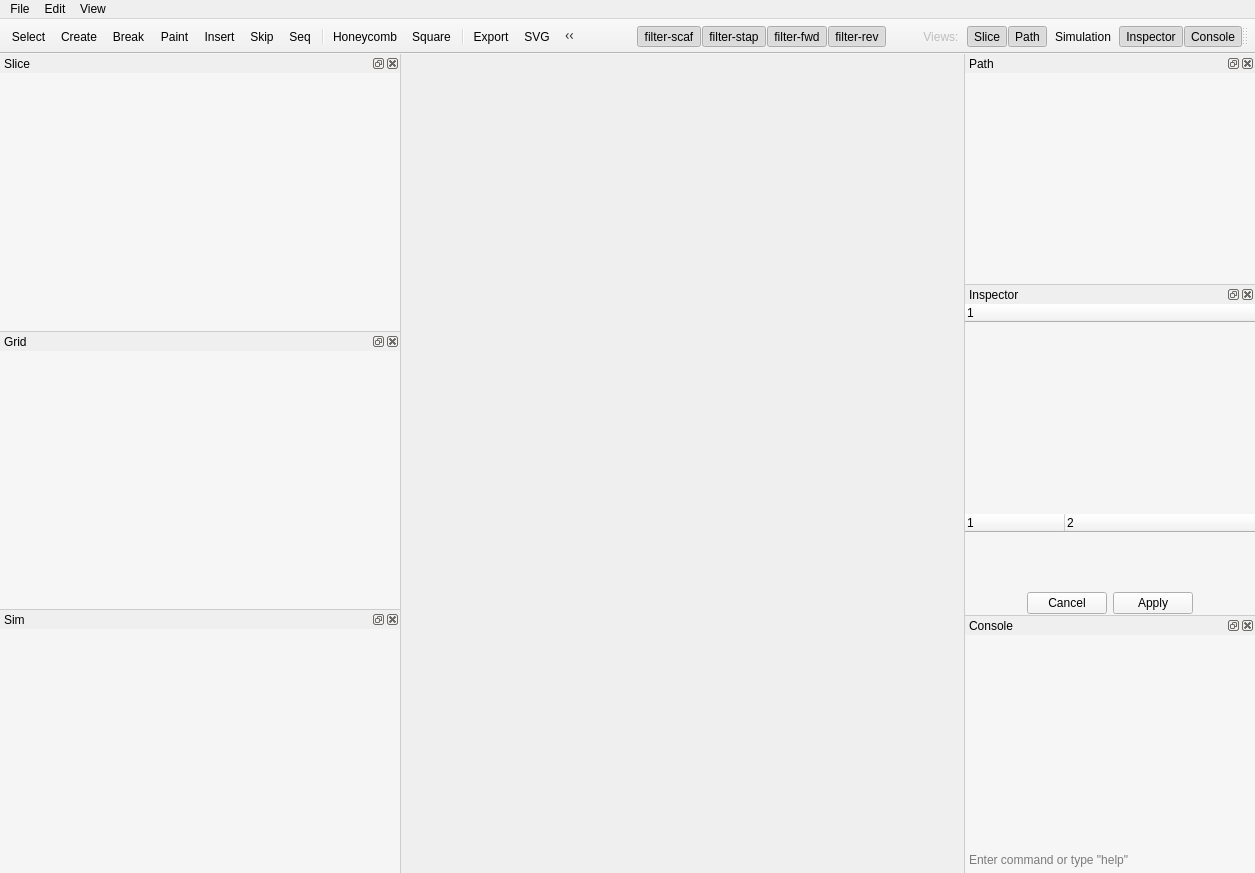
<?xml version="1.0" encoding="UTF-8"?>
<ui version="4.0">
 <class>MainWindow</class>
 <widget class="QMainWindow" name="MainWindow">
  <property name="geometry">
   <rect>
    <x>0</x>
    <y>0</y>
    <width>1255</width>
    <height>873</height>
   </rect>
  </property>
  <property name="contextMenuPolicy">
   <enum>Qt::NoContextMenu</enum>
  </property>
  <property name="windowTitle">
   <string>cadnano</string>
  </property>
  <property name="statusTip">
   <string/>
  </property>
  <property name="styleSheet">
   <string notr="true">QMainWindow::separator {background: #cccccc; width: 1px; height: 1px;}</string>
  </property>
  <property name="iconSize">
   <size>
    <width>32</width>
    <height>32</height>
   </size>
  </property>
  <property name="tabShape">
   <enum>QTabWidget::Rounded</enum>
  </property>
  <property name="dockNestingEnabled">
   <bool>true</bool>
  </property>
  <property name="dockOptions">
   <set>QMainWindow::AllowNestedDocks|QMainWindow::AllowTabbedDocks|QMainWindow::AnimatedDocks</set>
  </property>
  <property name="unifiedTitleAndToolBarOnMac">
   <bool>true</bool>
  </property>
  <widget class="QWidget" name="centralwidget">
   <property name="autoFillBackground">
    <bool>false</bool>
   </property>
  </widget>
  <widget class="QToolBar" name="main_toolbar">
   <property name="sizePolicy">
    <sizepolicy hsizetype="Preferred" vsizetype="Fixed">
     <horstretch>0</horstretch>
     <verstretch>0</verstretch>
    </sizepolicy>
   </property>
   <property name="font">
    <font>
     <pointsize>8</pointsize>
     <stylestrategy>PreferAntialias</stylestrategy>
    </font>
   </property>
   <property name="windowTitle">
    <string>Main Toolbar</string>
   </property>
   <property name="movable">
    <bool>false</bool>
   </property>
   <property name="iconSize">
    <size>
     <width>20</width>
     <height>20</height>
    </size>
   </property>
   <property name="toolButtonStyle">
    <enum>Qt::ToolButtonTextUnderIcon</enum>
   </property>
   <attribute name="toolBarArea">
    <enum>TopToolBarArea</enum>
   </attribute>
   <attribute name="toolBarBreak">
    <bool>false</bool>
   </attribute>
   <addaction name="action_global_select"/>
   <addaction name="action_global_create"/>
   <addaction name="action_path_break"/>
   <addaction name="action_path_paint"/>
   <addaction name="action_path_insertion"/>
   <addaction name="action_path_skip"/>
   <addaction name="action_path_add_seq"/>
   <addaction name="separator"/>
   <addaction name="action_new_dnapart_honeycomb"/>
   <addaction name="action_new_dnapart_square"/>
   <addaction name="separator"/>
   <addaction name="action_export_staples"/>
   <addaction name="action_SVG"/>
  </widget>
  <widget class="QToolBar" name="filter_view_toolbar">
   <property name="windowTitle">
    <string>Filters</string>
   </property>
   <property name="layoutDirection">
    <enum>Qt::RightToLeft</enum>
   </property>
   <property name="movable">
    <bool>true</bool>
   </property>
   <property name="allowedAreas">
    <set>Qt::LeftToolBarArea|Qt::RightToolBarArea|Qt::TopToolBarArea</set>
   </property>
   <property name="iconSize">
    <size>
     <width>20</width>
     <height>20</height>
    </size>
   </property>
   <property name="toolButtonStyle">
    <enum>Qt::ToolButtonIconOnly</enum>
   </property>
   <property name="floatable">
    <bool>false</bool>
   </property>
   <attribute name="toolBarArea">
    <enum>TopToolBarArea</enum>
   </attribute>
   <attribute name="toolBarBreak">
    <bool>false</bool>
   </attribute>
   <addaction name="action_console"/>
   <addaction name="action_inspector"/>
   <addaction name="action_sim"/>
   <addaction name="action_path"/>
   <addaction name="action_slice"/>
   <addaction name="action_views_label"/>
   <addaction name="action_toolbar_spacer_2"/>
   <addaction name="action_filter_rev"/>
   <addaction name="action_filter_fwd"/>
   <addaction name="action_filter_stap"/>
   <addaction name="action_filter_scaf"/>
   <addaction name="action_toolbar_spacer_1"/>
   <addaction name="action_filter_xover"/>
   <addaction name="action_filter_endpoint"/>
   <addaction name="action_filter_helix"/>
   <addaction name="action_filters_label"/>
  </widget>
  <widget class="QMenuBar" name="menubar">
   <property name="geometry">
    <rect>
     <x>0</x>
     <y>0</y>
     <width>1255</width>
     <height>22</height>
    </rect>
   </property>
   <widget class="QMenu" name="menu_file">
    <property name="title">
     <string>File</string>
    </property>
    <addaction name="action_about"/>
    <addaction name="action_preferences"/>
    <addaction name="action_new"/>
    <addaction name="action_open"/>
    <addaction name="separator"/>
    <addaction name="action_close"/>
    <addaction name="action_save"/>
    <addaction name="action_save_as"/>
   </widget>
   <widget class="QMenu" name="menu_edit">
    <property name="title">
     <string>Edit</string>
    </property>
    <addaction name="action_copy"/>
    <addaction name="action_paste"/>
   </widget>
   <widget class="QMenu" name="menuView">
    <property name="title">
     <string>View</string>
    </property>
    <addaction name="action_slice"/>
    <addaction name="action_path"/>
    <addaction name="action_sim"/>
    <addaction name="action_inspector"/>
    <addaction name="action_console"/>
   </widget>
   <addaction name="menu_file"/>
   <addaction name="menu_edit"/>
   <addaction name="menuView"/>
  </widget>
  <widget class="QDockWidget" name="slice_dock_widget">
   <property name="minimumSize">
    <size>
     <width>200</width>
     <height>200</height>
    </size>
   </property>
   <property name="styleSheet">
    <string notr="true">background-color: #00cccc;</string>
   </property>
   <property name="windowTitle">
    <string>Slice</string>
   </property>
   <attribute name="dockWidgetArea">
    <number>1</number>
   </attribute>
   <widget class="QWidget" name="slice_dock_widget_contents">
    <layout class="QHBoxLayout" name="slice_horizontal_layout">
     <property name="leftMargin">
      <number>0</number>
     </property>
     <property name="topMargin">
      <number>0</number>
     </property>
     <property name="rightMargin">
      <number>0</number>
     </property>
     <property name="bottomMargin">
      <number>0</number>
     </property>
     <item>
      <widget class="CustomQGraphicsView" name="slice_graphics_view">
       <property name="minimumSize">
        <size>
         <width>0</width>
         <height>0</height>
        </size>
       </property>
       <property name="baseSize">
        <size>
         <width>400</width>
         <height>0</height>
        </size>
       </property>
       <property name="mouseTracking">
        <bool>true</bool>
       </property>
       <property name="focusPolicy">
        <enum>Qt::WheelFocus</enum>
       </property>
       <property name="styleSheet">
        <string notr="true">QGraphicsView { background-color: rgb(96.5%, 96.5%, 96.5%); }</string>
       </property>
       <property name="frameShape">
        <enum>QFrame::NoFrame</enum>
       </property>
       <property name="frameShadow">
        <enum>QFrame::Plain</enum>
       </property>
       <property name="lineWidth">
        <number>0</number>
       </property>
       <property name="verticalScrollBarPolicy">
        <enum>Qt::ScrollBarAlwaysOff</enum>
       </property>
       <property name="horizontalScrollBarPolicy">
        <enum>Qt::ScrollBarAlwaysOff</enum>
       </property>
       <property name="renderHints">
        <set>QPainter::Antialiasing|QPainter::HighQualityAntialiasing|QPainter::TextAntialiasing</set>
       </property>
       <property name="dragMode">
        <enum>QGraphicsView::NoDrag</enum>
       </property>
       <property name="transformationAnchor">
        <enum>QGraphicsView::AnchorUnderMouse</enum>
       </property>
       <property name="resizeAnchor">
        <enum>QGraphicsView::AnchorUnderMouse</enum>
       </property>
      </widget>
     </item>
    </layout>
   </widget>
  </widget>
  <widget class="QDockWidget" name="grid_dock_widget">
   <property name="minimumSize">
    <size>
     <width>400</width>
     <height>200</height>
    </size>
   </property>
   <property name="styleSheet">
    <string notr="true">background-color: #f5f5f5;</string>
   </property>
   <property name="features">
    <set>QDockWidget::AllDockWidgetFeatures</set>
   </property>
   <property name="windowTitle">
    <string>Grid</string>
   </property>
   <attribute name="dockWidgetArea">
    <number>1</number>
   </attribute>
   <widget class="QWidget" name="grid_dock_widget_contents">
    <layout class="QHBoxLayout" name="grid_horizontal_layout">
     <property name="leftMargin">
      <number>0</number>
     </property>
     <property name="topMargin">
      <number>0</number>
     </property>
     <property name="rightMargin">
      <number>0</number>
     </property>
     <property name="bottomMargin">
      <number>0</number>
     </property>
     <item>
      <widget class="CustomQGraphicsView" name="grid_graphics_view">
       <property name="sizePolicy">
        <sizepolicy hsizetype="Expanding" vsizetype="Expanding">
         <horstretch>0</horstretch>
         <verstretch>0</verstretch>
        </sizepolicy>
       </property>
       <property name="minimumSize">
        <size>
         <width>0</width>
         <height>0</height>
        </size>
       </property>
       <property name="baseSize">
        <size>
         <width>480</width>
         <height>0</height>
        </size>
       </property>
       <property name="mouseTracking">
        <bool>true</bool>
       </property>
       <property name="focusPolicy">
        <enum>Qt::WheelFocus</enum>
       </property>
       <property name="styleSheet">
        <string notr="true">QGraphicsView { background-color: rgb(96.5%, 96.5%, 96.5%); }</string>
       </property>
       <property name="frameShape">
        <enum>QFrame::NoFrame</enum>
       </property>
       <property name="frameShadow">
        <enum>QFrame::Plain</enum>
       </property>
       <property name="lineWidth">
        <number>0</number>
       </property>
       <property name="verticalScrollBarPolicy">
        <enum>Qt::ScrollBarAlwaysOff</enum>
       </property>
       <property name="horizontalScrollBarPolicy">
        <enum>Qt::ScrollBarAlwaysOff</enum>
       </property>
       <property name="renderHints">
        <set>QPainter::Antialiasing|QPainter::HighQualityAntialiasing|QPainter::TextAntialiasing</set>
       </property>
       <property name="dragMode">
        <enum>QGraphicsView::NoDrag</enum>
       </property>
       <property name="transformationAnchor">
        <enum>QGraphicsView::AnchorUnderMouse</enum>
       </property>
       <property name="resizeAnchor">
        <enum>QGraphicsView::AnchorUnderMouse</enum>
       </property>
      </widget>
     </item>
    </layout>
   </widget>
  </widget>
  <widget class="QDockWidget" name="path_dock_widget">
   <property name="minimumSize">
    <size>
     <width>200</width>
     <height>200</height>
    </size>
   </property>
   <property name="styleSheet">
    <string notr="true">background-color: #f5f5f5;</string>
   </property>
   <property name="windowTitle">
    <string>Path</string>
   </property>
   <attribute name="dockWidgetArea">
    <number>2</number>
   </attribute>
   <widget class="QWidget" name="path_dock_widget_contents">
    <layout class="QHBoxLayout" name="path_horizontal_layout">
     <property name="leftMargin">
      <number>0</number>
     </property>
     <property name="topMargin">
      <number>0</number>
     </property>
     <property name="rightMargin">
      <number>0</number>
     </property>
     <property name="bottomMargin">
      <number>0</number>
     </property>
     <item>
      <widget class="CustomQGraphicsView" name="path_graphics_view">
       <property name="sizePolicy">
        <sizepolicy hsizetype="Expanding" vsizetype="Expanding">
         <horstretch>0</horstretch>
         <verstretch>0</verstretch>
        </sizepolicy>
       </property>
       <property name="minimumSize">
        <size>
         <width>0</width>
         <height>0</height>
        </size>
       </property>
       <property name="mouseTracking">
        <bool>true</bool>
       </property>
       <property name="focusPolicy">
        <enum>Qt::WheelFocus</enum>
       </property>
       <property name="styleSheet">
        <string notr="true">QGraphicsView { background-color: rgb(96.5%, 96.5%, 96.5%); }</string>
       </property>
       <property name="frameShape">
        <enum>QFrame::NoFrame</enum>
       </property>
       <property name="frameShadow">
        <enum>QFrame::Plain</enum>
       </property>
       <property name="lineWidth">
        <number>0</number>
       </property>
       <property name="verticalScrollBarPolicy">
        <enum>Qt::ScrollBarAlwaysOff</enum>
       </property>
       <property name="horizontalScrollBarPolicy">
        <enum>Qt::ScrollBarAlwaysOff</enum>
       </property>
       <property name="renderHints">
        <set>QPainter::Antialiasing|QPainter::HighQualityAntialiasing|QPainter::TextAntialiasing</set>
       </property>
       <property name="transformationAnchor">
        <enum>QGraphicsView::AnchorUnderMouse</enum>
       </property>
      </widget>
     </item>
    </layout>
   </widget>
  </widget>
  <widget class="QDockWidget" name="inspector_dock_widget">
   <property name="maximumSize">
    <size>
     <width>400</width>
     <height>524287</height>
    </size>
   </property>
   <property name="styleSheet">
    <string notr="true">background-color: #f5f5f5;</string>
   </property>
   <property name="windowTitle">
    <string>Inspector</string>
   </property>
   <attribute name="dockWidgetArea">
    <number>2</number>
   </attribute>
   <widget class="QWidget" name="inspector_dock_widget_contents">
    <layout class="QVBoxLayout" name="inspector_vertical_layout">
     <property name="leftMargin">
      <number>0</number>
     </property>
     <property name="topMargin">
      <number>0</number>
     </property>
     <property name="rightMargin">
      <number>0</number>
     </property>
     <property name="bottomMargin">
      <number>0</number>
     </property>
     <item>
      <widget class="QSplitter" name="outliner_property_splitter">
       <property name="orientation">
        <enum>Qt::Vertical</enum>
       </property>
       <property name="handleWidth">
        <number>0</number>
       </property>
       <widget class="OutlinerTreeWidget" name="outliner_widget">
        <property name="minimumSize">
         <size>
          <width>290</width>
          <height>0</height>
         </size>
        </property>
        <property name="focusPolicy">
         <enum>Qt::StrongFocus</enum>
        </property>
        <property name="styleSheet">
         <string notr="true">OutlinerTreeWidget { background-color: rgb(96.5%, 96.5%, 96.5%); }

</string>
        </property>
        <property name="frameShape">
         <enum>QFrame::NoFrame</enum>
        </property>
        <property name="editTriggers">
         <set>QAbstractItemView::EditKeyPressed|QAbstractItemView::SelectedClicked</set>
        </property>
        <property name="dragEnabled">
         <bool>true</bool>
        </property>
        <column>
         <property name="text">
          <string notr="true">1</string>
         </property>
        </column>
       </widget>
       <widget class="PropertyEditorWidget" name="property_widget">
        <property name="font">
         <font>
          <stylestrategy>PreferAntialias</stylestrategy>
         </font>
        </property>
        <property name="focusPolicy">
         <enum>Qt::StrongFocus</enum>
        </property>
        <property name="styleSheet">
         <string notr="true">QTreeView {alternate-background-color:#f0f0f0;}</string>
        </property>
        <property name="frameShape">
         <enum>QFrame::NoFrame</enum>
        </property>
        <property name="sizeAdjustPolicy">
         <enum>QAbstractScrollArea::AdjustToContents</enum>
        </property>
        <property name="editTriggers">
         <set>QAbstractItemView::DoubleClicked|QAbstractItemView::EditKeyPressed|QAbstractItemView::SelectedClicked</set>
        </property>
        <property name="alternatingRowColors">
         <bool>true</bool>
        </property>
        <property name="uniformRowHeights">
         <bool>true</bool>
        </property>
        <property name="columnCount">
         <number>2</number>
        </property>
        <column>
         <property name="text">
          <string notr="true">1</string>
         </property>
        </column>
        <column>
         <property name="text">
          <string notr="true">2</string>
         </property>
        </column>
       </widget>
       <widget class="QDialogButtonBox" name="property_buttonbox">
        <property name="layoutDirection">
         <enum>Qt::LeftToRight</enum>
        </property>
        <property name="standardButtons">
         <set>QDialogButtonBox::Apply|QDialogButtonBox::Cancel</set>
        </property>
        <property name="centerButtons">
         <bool>true</bool>
        </property>
       </widget>
      </widget>
     </item>
    </layout>
   </widget>
  </widget>
  <widget class="SimDockWidget" name="sim_dock_widget">
   <property name="sizePolicy">
    <sizepolicy hsizetype="Preferred" vsizetype="Preferred">
     <horstretch>0</horstretch>
     <verstretch>0</verstretch>
    </sizepolicy>
   </property>
   <property name="minimumSize">
    <size>
     <width>200</width>
     <height>200</height>
    </size>
   </property>
   <property name="baseSize">
    <size>
     <width>400</width>
     <height>0</height>
    </size>
   </property>
   <property name="styleSheet">
    <string notr="true">background-color: #f5f5f5;</string>
   </property>
   <property name="windowTitle">
    <string>Sim</string>
   </property>
   <attribute name="dockWidgetArea">
    <number>1</number>
   </attribute>
   <widget class="QWidget" name="sim_dock_widget_contents">
    <property name="sizePolicy">
     <sizepolicy hsizetype="Preferred" vsizetype="Expanding">
      <horstretch>0</horstretch>
      <verstretch>0</verstretch>
     </sizepolicy>
    </property>
   </widget>
  </widget>
  <widget class="QDockWidget" name="console_dock_widget">
   <property name="sizePolicy">
    <sizepolicy hsizetype="Preferred" vsizetype="Preferred">
     <horstretch>0</horstretch>
     <verstretch>0</verstretch>
    </sizepolicy>
   </property>
   <property name="minimumSize">
    <size>
     <width>200</width>
     <height>123</height>
    </size>
   </property>
   <property name="baseSize">
    <size>
     <width>250</width>
     <height>0</height>
    </size>
   </property>
   <property name="windowTitle">
    <string>Console</string>
   </property>
   <attribute name="dockWidgetArea">
    <number>2</number>
   </attribute>
   <widget class="ConsoleRootWidget" name="console_root_widget">
    <property name="minimumSize">
     <size>
      <width>200</width>
      <height>0</height>
     </size>
    </property>
    <property name="styleSheet">
     <string notr="true">QWidget { background-color: rgb(96.5%, 96.5%, 96.5%); }</string>
    </property>
    <layout class="QVBoxLayout" name="verticalLayout">
     <property name="spacing">
      <number>1</number>
     </property>
     <property name="leftMargin">
      <number>0</number>
     </property>
     <property name="topMargin">
      <number>0</number>
     </property>
     <property name="rightMargin">
      <number>0</number>
     </property>
     <property name="bottomMargin">
      <number>0</number>
     </property>
     <item>
      <widget class="ConsoleOutput" name="console_output_textedit">
       <property name="styleSheet">
        <string notr="true">QPlainTextEdit { background-color: &quot;#f6f6f6&quot;; color: &quot;#0066cc&quot;; }</string>
       </property>
       <property name="frameShape">
        <enum>QFrame::NoFrame</enum>
       </property>
       <property name="frameShadow">
        <enum>QFrame::Plain</enum>
       </property>
      </widget>
     </item>
     <item>
      <widget class="ConsoleInput" name="console_input_textedit">
       <property name="maximumSize">
        <size>
         <width>16777215</width>
         <height>24</height>
        </size>
       </property>
       <property name="styleSheet">
        <string notr="true">QPlainTextEdit { background-color: &quot;#eeeeee&quot;;}</string>
       </property>
       <property name="frameShape">
        <enum>QFrame::NoFrame</enum>
       </property>
       <property name="frameShadow">
        <enum>QFrame::Plain</enum>
       </property>
       <property name="lineWidth">
        <number>0</number>
       </property>
       <property name="midLineWidth">
        <number>0</number>
       </property>
       <property name="verticalScrollBarPolicy">
        <enum>Qt::ScrollBarAlwaysOff</enum>
       </property>
       <property name="tabStopWidth">
        <number>80</number>
       </property>
       <property name="backgroundVisible">
        <bool>false</bool>
       </property>
       <property name="placeholderText">
        <string>Enter command or type &quot;help&quot;</string>
       </property>
      </widget>
     </item>
    </layout>
   </widget>
  </widget>
  <action name="action_new">
   <property name="icon">
    <iconset resource="cadnano.gui.mainwindow.icons.qrc">
     <normaloff>:/filetools/new</normaloff>:/filetools/new</iconset>
   </property>
   <property name="text">
    <string>New...</string>
   </property>
   <property name="shortcut">
    <string>Ctrl+N</string>
   </property>
  </action>
  <action name="action_open">
   <property name="icon">
    <iconset resource="cadnano.gui.mainwindow.icons.qrc">
     <normaloff>:/filetools/open</normaloff>:/filetools/open</iconset>
   </property>
   <property name="text">
    <string>Open...</string>
   </property>
   <property name="shortcut">
    <string>Ctrl+O</string>
   </property>
  </action>
  <action name="action_close">
   <property name="text">
    <string>Close</string>
   </property>
   <property name="shortcut">
    <string>Ctrl+W</string>
   </property>
  </action>
  <action name="action_save">
   <property name="icon">
    <iconset resource="cadnano.gui.mainwindow.icons.qrc">
     <normaloff>:/filetools/save</normaloff>:/filetools/save</iconset>
   </property>
   <property name="text">
    <string>Save</string>
   </property>
   <property name="shortcut">
    <string>Ctrl+S</string>
   </property>
  </action>
  <action name="action_save_as">
   <property name="icon">
    <iconset resource="cadnano.gui.mainwindow.icons.qrc">
     <normaloff>:/filetools/save</normaloff>:/filetools/save</iconset>
   </property>
   <property name="text">
    <string>Save As...</string>
   </property>
   <property name="shortcut">
    <string>Ctrl+Shift+S</string>
   </property>
  </action>
  <action name="action_save_a_copy">
   <property name="text">
    <string>Save a Copy...</string>
   </property>
  </action>
  <action name="action_print">
   <property name="text">
    <string>Print...</string>
   </property>
  </action>
  <action name="action_SVG">
   <property name="icon">
    <iconset resource="cadnano.gui.mainwindow.icons.qrc">
     <normaloff>:/filetools/svg</normaloff>:/filetools/svg</iconset>
   </property>
   <property name="text">
    <string>SVG</string>
   </property>
  </action>
  <action name="action_X3D">
   <property name="text">
    <string>X3D</string>
   </property>
  </action>
  <action name="action_cut">
   <property name="text">
    <string>Cut</string>
   </property>
   <property name="shortcut">
    <string>Ctrl+X</string>
   </property>
  </action>
  <action name="action_copy">
   <property name="text">
    <string>Copy Part</string>
   </property>
   <property name="shortcut">
    <string>Ctrl+C</string>
   </property>
  </action>
  <action name="action_paste">
   <property name="text">
    <string>Paste</string>
   </property>
   <property name="shortcut">
    <string>Ctrl+V</string>
   </property>
  </action>
  <action name="action_select_all">
   <property name="text">
    <string>Select All</string>
   </property>
   <property name="shortcut">
    <string>Ctrl+A</string>
   </property>
  </action>
  <action name="action_new_honeycomb_part">
   <property name="icon">
    <iconset resource="cadnano.gui.mainwindow.icons.qrc">
     <normaloff>:/parttools/new-honeycomb</normaloff>:/parttools/new-honeycomb</iconset>
   </property>
   <property name="text">
    <string>Hc</string>
   </property>
   <property name="toolTip">
    <string>Click to add new part with honeycomb lattice</string>
   </property>
  </action>
  <action name="action_new_dna_part">
   <property name="icon">
    <iconset resource="cadnano.gui.mainwindow.icons.qrc">
     <normaloff>:/parttools/new-square</normaloff>:/parttools/new-square</iconset>
   </property>
   <property name="text">
    <string>Sq</string>
   </property>
   <property name="toolTip">
    <string>Click to add new part with square lattice</string>
   </property>
  </action>
  <action name="action_path_break">
   <property name="checkable">
    <bool>true</bool>
   </property>
   <property name="checked">
    <bool>false</bool>
   </property>
   <property name="icon">
    <iconset resource="cadnano.gui.mainwindow.icons.qrc">
     <normaloff>:/pathtools/break</normaloff>:/pathtools/break</iconset>
   </property>
   <property name="text">
    <string>Break</string>
   </property>
   <property name="iconText">
    <string>Break</string>
   </property>
   <property name="toolTip">
    <string>(B)reak Tool</string>
   </property>
   <property name="shortcut">
    <string>B</string>
   </property>
  </action>
  <action name="action_path_select">
   <property name="checkable">
    <bool>true</bool>
   </property>
   <property name="icon">
    <iconset resource="cadnano.gui.mainwindow.icons.qrc">
     <normaloff>:/pathtools/select</normaloff>:/pathtools/select</iconset>
   </property>
   <property name="text">
    <string>Select</string>
   </property>
   <property name="iconText">
    <string>Select</string>
   </property>
   <property name="toolTip">
    <string>Select Tool (v)</string>
   </property>
  </action>
  <action name="action_path_create">
   <property name="checkable">
    <bool>true</bool>
   </property>
   <property name="icon">
    <iconset>
     <normaloff>:/pathtools/force</normaloff>:/pathtools/force</iconset>
   </property>
   <property name="text">
    <string>Create</string>
   </property>
   <property name="toolTip">
    <string>(C)reate Tool</string>
   </property>
   <property name="shortcut">
    <string>C</string>
   </property>
  </action>
  <action name="action_path_insertion">
   <property name="checkable">
    <bool>true</bool>
   </property>
   <property name="icon">
    <iconset resource="cadnano.gui.mainwindow.icons.qrc">
     <normaloff>:/pathtools/insert</normaloff>:/pathtools/insert</iconset>
   </property>
   <property name="text">
    <string>Insert</string>
   </property>
   <property name="toolTip">
    <string>(I)nsert Tool</string>
   </property>
   <property name="shortcut">
    <string>I</string>
   </property>
  </action>
  <action name="action_new_square_part">
   <property name="icon">
    <iconset resource="cadnano.gui.mainwindow.icons.qrc">
     <normaloff>:/parttools/new-square</normaloff>:/parttools/new-square</iconset>
   </property>
   <property name="text">
    <string>Sq</string>
   </property>
   <property name="toolTip">
    <string>Click to add new part with square lattice</string>
   </property>
  </action>
  <action name="action_path_skip">
   <property name="checkable">
    <bool>true</bool>
   </property>
   <property name="icon">
    <iconset resource="cadnano.gui.mainwindow.icons.qrc">
     <normaloff>:/pathtools/skip</normaloff>:/pathtools/skip</iconset>
   </property>
   <property name="text">
    <string>Skip</string>
   </property>
   <property name="toolTip">
    <string>S(k)ip Tool</string>
   </property>
   <property name="shortcut">
    <string>K</string>
   </property>
  </action>
  <action name="action_path_paint">
   <property name="checkable">
    <bool>true</bool>
   </property>
   <property name="icon">
    <iconset resource="cadnano.gui.mainwindow.icons.qrc">
     <normaloff>:/pathtools/paint</normaloff>:/pathtools/paint</iconset>
   </property>
   <property name="text">
    <string>Paint</string>
   </property>
   <property name="toolTip">
    <string>(P)aint Tool</string>
   </property>
   <property name="shortcut">
    <string>P</string>
   </property>
  </action>
  <action name="action_path_add_seq">
   <property name="checkable">
    <bool>true</bool>
   </property>
   <property name="icon">
    <iconset resource="cadnano.gui.mainwindow.icons.qrc">
     <normaloff>:/pathtools/addseq</normaloff>:/pathtools/addseq</iconset>
   </property>
   <property name="text">
    <string>Seq</string>
   </property>
   <property name="toolTip">
    <string>(A)dd Sequence Tool</string>
   </property>
   <property name="shortcut">
    <string>A</string>
   </property>
  </action>
  <action name="action_export_staples">
   <property name="icon">
    <iconset resource="cadnano.gui.mainwindow.icons.qrc">
     <normaloff>:/filetools/export</normaloff>:/filetools/export</iconset>
   </property>
   <property name="text">
    <string>Export</string>
   </property>
   <property name="toolTip">
    <string>export oligos as *.CSV</string>
   </property>
  </action>
  <action name="action_preferences">
   <property name="text">
    <string>Preferences</string>
   </property>
   <property name="shortcut">
    <string>Ctrl+,</string>
   </property>
  </action>
  <action name="action_cadnano_website">
   <property name="text">
    <string>cadnano Website</string>
   </property>
  </action>
  <action name="action_feedback">
   <property name="text">
    <string>Feedback</string>
   </property>
  </action>
  <action name="action_filter_part">
   <property name="checkable">
    <bool>true</bool>
   </property>
   <property name="icon">
    <iconset resource="cadnano.gui.mainwindow.icons.qrc">
     <normaloff>:/parttools/filter-part</normaloff>:/parttools/filter-part</iconset>
   </property>
   <property name="text">
    <string>Parts</string>
   </property>
   <property name="toolTip">
    <string>Part-selection mode</string>
   </property>
  </action>
  <action name="action_filter_endpoint">
   <property name="checkable">
    <bool>true</bool>
   </property>
   <property name="checked">
    <bool>true</bool>
   </property>
   <property name="icon">
    <iconset resource="cadnano.gui.mainwindow.icons.qrc">
     <normaloff>:/parttools/filter-endpoint</normaloff>
     <disabledoff>:/parttools/filter-endpoint-disabled</disabledoff>:/parttools/filter-endpoint</iconset>
   </property>
   <property name="text">
    <string>Endpoints</string>
   </property>
   <property name="toolTip">
    <string>(E)ndpoints</string>
   </property>
   <property name="shortcut">
    <string>E</string>
   </property>
  </action>
  <action name="action_filter_xover">
   <property name="checkable">
    <bool>true</bool>
   </property>
   <property name="checked">
    <bool>true</bool>
   </property>
   <property name="icon">
    <iconset resource="cadnano.gui.mainwindow.icons.qrc">
     <normaloff>:/parttools/filter-xover</normaloff>
     <disabledoff>:/parttools/filter-xover-disabled</disabledoff>:/parttools/filter-xover</iconset>
   </property>
   <property name="text">
    <string>(X)overs</string>
   </property>
   <property name="toolTip">
    <string>(X)overs</string>
   </property>
   <property name="shortcut">
    <string>X</string>
   </property>
  </action>
  <action name="action_views_label">
   <property name="enabled">
    <bool>false</bool>
   </property>
   <property name="text">
    <string>Views:</string>
   </property>
  </action>
  <action name="action_filter_strand">
   <property name="checkable">
    <bool>true</bool>
   </property>
   <property name="icon">
    <iconset resource="cadnano.gui.mainwindow.icons.qrc">
     <normaloff>:/parttools/filter-strand</normaloff>:/parttools/filter-strand</iconset>
   </property>
   <property name="toolTip">
    <string>stran(D)s</string>
   </property>
   <property name="shortcut">
    <string>D</string>
   </property>
  </action>
  <action name="action_filter_helix">
   <property name="checkable">
    <bool>true</bool>
   </property>
   <property name="checked">
    <bool>false</bool>
   </property>
   <property name="enabled">
    <bool>true</bool>
   </property>
   <property name="icon">
    <iconset resource="cadnano.gui.mainwindow.icons.qrc">
     <normaloff>:/parttools/filter-handle</normaloff>
     <disabledoff>:/parttools/filter-handle-alt</disabledoff>:/parttools/filter-handle</iconset>
   </property>
   <property name="text">
    <string>Helix</string>
   </property>
   <property name="toolTip">
    <string>(H)elix</string>
   </property>
   <property name="shortcut">
    <string>H</string>
   </property>
  </action>
  <action name="action_about">
   <property name="text">
    <string>About cadnano</string>
   </property>
  </action>
  <action name="action_path_mods">
   <property name="checkable">
    <bool>true</bool>
   </property>
   <property name="icon">
    <iconset resource="cadnano.gui.mainwindow.icons.qrc">
     <normaloff>:/pathtools/mod</normaloff>:/pathtools/mod</iconset>
   </property>
   <property name="text">
    <string>Mod</string>
   </property>
   <property name="toolTip">
    <string>(M)odifer Tool</string>
   </property>
   <property name="shortcut">
    <string>M</string>
   </property>
  </action>
  <action name="action_new_dnapart_honeycomb">
   <property name="icon">
    <iconset resource="cadnano.gui.mainwindow.icons.qrc">
     <normaloff>:/parttools/new-honeycomb-disabled</normaloff>
     <disabledoff>:/parttools/new-honeycomb</disabledoff>:/parttools/new-honeycomb-disabled</iconset>
   </property>
   <property name="text">
    <string>New Honeycomb</string>
   </property>
   <property name="iconText">
    <string>Honeycomb</string>
   </property>
   <property name="toolTip">
    <string>Add Honeycomb DNAPart </string>
   </property>
   <property name="shortcut">
    <string>Ctrl+P</string>
   </property>
  </action>
  <action name="action_new_dnapart_square">
   <property name="icon">
    <iconset resource="cadnano.gui.mainwindow.icons.qrc">
     <normaloff>:/parttools/new-square-disabled</normaloff>
     <disabledoff>:/parttools/new-square</disabledoff>:/parttools/new-square-disabled</iconset>
   </property>
   <property name="text">
    <string>New Square</string>
   </property>
   <property name="iconText">
    <string>Square</string>
   </property>
   <property name="toolTip">
    <string>Add Square DNAPart </string>
   </property>
   <property name="shortcut">
    <string/>
   </property>
  </action>
  <action name="action_inspector">
   <property name="checkable">
    <bool>true</bool>
   </property>
   <property name="checked">
    <bool>true</bool>
   </property>
   <property name="icon">
    <iconset resource="cadnano.gui.mainwindow.icons.qrc">
     <normaloff>:/parttools/outliner</normaloff>:/parttools/outliner</iconset>
   </property>
   <property name="text">
    <string>Inspector</string>
   </property>
   <property name="toolTip">
    <string>Toggle Inspector</string>
   </property>
  </action>
  <action name="action_new_part">
   <property name="icon">
    <iconset resource="cadnano.gui.mainwindow.icons.qrc">
     <normaloff>:/parttools/new-origami</normaloff>:/parttools/new-origami</iconset>
   </property>
   <property name="text">
    <string>New</string>
   </property>
   <property name="toolTip">
    <string>Add new part</string>
   </property>
  </action>
  <action name="action_new_plasmidpart">
   <property name="icon">
    <iconset resource="cadnano.gui.mainwindow.icons.qrc">
     <normaloff>:/parttools/new-dna</normaloff>:/parttools/new-dna</iconset>
   </property>
   <property name="text">
    <string>Plasmid</string>
   </property>
   <property name="toolTip">
    <string>Plasmid</string>
   </property>
  </action>
  <action name="action_filter_pre_axover">
   <property name="checkable">
    <bool>true</bool>
   </property>
   <property name="checked">
    <bool>true</bool>
   </property>
   <property name="icon">
    <iconset resource="cadnano.gui.mainwindow.icons.qrc">
     <normaloff>:/parttools/filter-pre-axover</normaloff>:/parttools/filter-pre-axover</iconset>
   </property>
   <property name="text">
    <string>filter_pre_axover</string>
   </property>
   <property name="toolTip">
    <string>Antiparallel Xovers ([)</string>
   </property>
   <property name="shortcut">
    <string>]</string>
   </property>
  </action>
  <action name="action_filter_pre_pxover">
   <property name="checkable">
    <bool>true</bool>
   </property>
   <property name="icon">
    <iconset resource="cadnano.gui.mainwindow.icons.qrc">
     <normaloff>:/parttools/filter-pre-pxover</normaloff>:/parttools/filter-pre-pxover</iconset>
   </property>
   <property name="text">
    <string>filter-pre-pxover</string>
   </property>
   <property name="toolTip">
    <string>Parallel Xovers (\)</string>
   </property>
   <property name="shortcut">
    <string>\</string>
   </property>
  </action>
  <action name="action_vhelix_create">
   <property name="checkable">
    <bool>true</bool>
   </property>
   <property name="icon">
    <iconset resource="cadnano.gui.mainwindow.icons.qrc">
     <normaloff>:/slicetools/create-helix</normaloff>:/slicetools/create-helix</iconset>
   </property>
   <property name="text">
    <string>create</string>
   </property>
   <property name="toolTip">
    <string>Create Helix</string>
   </property>
  </action>
  <action name="action_filter_fwd">
   <property name="checkable">
    <bool>true</bool>
   </property>
   <property name="checked">
    <bool>true</bool>
   </property>
   <property name="icon">
    <iconset resource="cadnano.gui.mainwindow.icons.qrc">
     <normaloff>:/parttools/filter-fwd</normaloff>:/parttools/filter-fwd</iconset>
   </property>
   <property name="text">
    <string>filter-fwd</string>
   </property>
   <property name="toolTip">
    <string>F(w)d</string>
   </property>
   <property name="shortcut">
    <string>W</string>
   </property>
  </action>
  <action name="action_filter_rev">
   <property name="checkable">
    <bool>true</bool>
   </property>
   <property name="checked">
    <bool>true</bool>
   </property>
   <property name="icon">
    <iconset resource="cadnano.gui.mainwindow.icons.qrc">
     <normaloff>:/parttools/filter-rev</normaloff>:/parttools/filter-rev</iconset>
   </property>
   <property name="text">
    <string>filter-rev</string>
   </property>
   <property name="toolTip">
    <string>(R)ev</string>
   </property>
   <property name="shortcut">
    <string>R</string>
   </property>
  </action>
  <action name="action_vhelix_select">
   <property name="checkable">
    <bool>true</bool>
   </property>
   <property name="icon">
    <iconset resource="cadnano.gui.mainwindow.icons.qrc">
     <normaloff>:/slicetools/select-helix</normaloff>:/slicetools/select-helix</iconset>
   </property>
   <property name="text">
    <string>select</string>
   </property>
   <property name="toolTip">
    <string>Select Helix</string>
   </property>
  </action>
  <action name="action_vhelix_snap">
   <property name="checkable">
    <bool>true</bool>
   </property>
   <property name="checked">
    <bool>true</bool>
   </property>
   <property name="icon">
    <iconset resource="cadnano.gui.mainwindow.icons.qrc">
     <normaloff>:/slicetools/snap-helix</normaloff>:/slicetools/snap-helix</iconset>
   </property>
   <property name="text">
    <string>Snap</string>
   </property>
   <property name="toolTip">
    <string>Snap Helix</string>
   </property>
  </action>
  <action name="action_global_create">
   <property name="checkable">
    <bool>true</bool>
   </property>
   <property name="icon">
    <iconset resource="cadnano.gui.mainwindow.icons.qrc">
     <normaloff>:/pathtools/create</normaloff>
     <disabledoff>:/pathtools/create-disabled</disabledoff>:/pathtools/create</iconset>
   </property>
   <property name="text">
    <string>Create</string>
   </property>
   <property name="toolTip">
    <string>(C)reate</string>
   </property>
   <property name="shortcut">
    <string>C</string>
   </property>
  </action>
  <action name="action_global_select">
   <property name="checkable">
    <bool>true</bool>
   </property>
   <property name="icon">
    <iconset resource="cadnano.gui.mainwindow.icons.qrc">
     <normaloff>:/pathtools/select</normaloff>:/pathtools/select</iconset>
   </property>
   <property name="text">
    <string>Select</string>
   </property>
   <property name="iconText">
    <string>Select</string>
   </property>
   <property name="toolTip">
    <string>Select Tool (v)</string>
   </property>
   <property name="shortcut">
    <string>V</string>
   </property>
  </action>
  <action name="action_filters_label">
   <property name="enabled">
    <bool>false</bool>
   </property>
   <property name="text">
    <string>Filters:</string>
   </property>
  </action>
  <action name="action_toolbar_spacer_2">
   <property name="enabled">
    <bool>false</bool>
   </property>
   <property name="text">
    <string/>
   </property>
   <property name="visible">
    <bool>true</bool>
   </property>
  </action>
  <action name="action_filter_scaf">
   <property name="checkable">
    <bool>true</bool>
   </property>
   <property name="checked">
    <bool>true</bool>
   </property>
   <property name="icon">
    <iconset resource="cadnano.gui.mainwindow.icons.qrc">
     <normaloff>:/parttools/filter-scaf</normaloff>:/parttools/filter-scaf</iconset>
   </property>
   <property name="text">
    <string>filter-scaf</string>
   </property>
   <property name="toolTip">
    <string>(S)caf</string>
   </property>
   <property name="shortcut">
    <string>S</string>
   </property>
  </action>
  <action name="action_filter_stap">
   <property name="checkable">
    <bool>true</bool>
   </property>
   <property name="checked">
    <bool>true</bool>
   </property>
   <property name="icon">
    <iconset resource="cadnano.gui.mainwindow.icons.qrc">
     <normaloff>:/parttools/filter-stap</normaloff>:/parttools/filter-stap</iconset>
   </property>
   <property name="text">
    <string>filter-stap</string>
   </property>
   <property name="toolTip">
    <string>S(t)ap</string>
   </property>
   <property name="shortcut">
    <string>T</string>
   </property>
  </action>
  <action name="action_toolbar_spacer_1">
   <property name="enabled">
    <bool>false</bool>
   </property>
   <property name="text">
    <string/>
   </property>
   <property name="font">
    <font>
     <pointsize>10</pointsize>
    </font>
   </property>
   <property name="visible">
    <bool>true</bool>
   </property>
  </action>
  <action name="action_toolbar_spacer_2">
   <property name="enabled">
    <bool>false</bool>
   </property>
   <property name="text">
    <string/>
   </property>
   <property name="font">
    <font>
     <pointsize>10</pointsize>
    </font>
   </property>
   <property name="visible">
    <bool>true</bool>
   </property>
  </action>
  <action name="action_sim">
   <property name="checkable">
    <bool>true</bool>
   </property>
   <property name="checked">
    <bool>false</bool>
   </property>
   <property name="icon">
    <iconset resource="cadnano.gui.mainwindow.icons.qrc">
     <normaloff>:/parttools/sim</normaloff>:/parttools/sim</iconset>
   </property>
   <property name="text">
    <string>Simulation</string>
   </property>
   <property name="toolTip">
    <string>Toggle Sim</string>
   </property>
  </action>
  <action name="action_slice">
   <property name="checkable">
    <bool>true</bool>
   </property>
   <property name="checked">
    <bool>true</bool>
   </property>
   <property name="icon">
    <iconset resource="cadnano.gui.mainwindow.icons.qrc">
     <normaloff>:/parttools/slice</normaloff>:/parttools/slice</iconset>
   </property>
   <property name="text">
    <string>Slice</string>
   </property>
   <property name="toolTip">
    <string>Toggle Slice</string>
   </property>
  </action>
  <action name="action_path">
   <property name="checkable">
    <bool>true</bool>
   </property>
   <property name="checked">
    <bool>true</bool>
   </property>
   <property name="icon">
    <iconset resource="cadnano.gui.mainwindow.icons.qrc">
     <normaloff>:/parttools/path</normaloff>:/parttools/path</iconset>
   </property>
   <property name="text">
    <string>Path</string>
   </property>
   <property name="toolTip">
    <string>Toggle Path</string>
   </property>
  </action>
  <action name="action_console">
   <property name="checkable">
    <bool>true</bool>
   </property>
   <property name="checked">
    <bool>true</bool>
   </property>
   <property name="icon">
    <iconset resource="cadnano.gui.mainwindow.icons.qrc">
     <normaloff>:/parttools/console</normaloff>:/parttools/console</iconset>
   </property>
   <property name="text">
    <string>Console</string>
   </property>
   <property name="toolTip">
    <string>Toggle Console</string>
   </property>
   <property name="shortcut">
    <string>Meta+`</string>
   </property>
  </action>
 </widget>
 <customwidgets>
  <customwidget>
   <class>CustomQGraphicsView</class>
   <extends>QGraphicsView</extends>
   <header>cadnano.views.customqgraphicsview.h</header>
  </customwidget>
  <customwidget>
   <class>OutlinerTreeWidget</class>
   <extends>QTreeWidget</extends>
   <header>cadnano.views.outlinerview.outlinertreewidget.h</header>
  </customwidget>
  <customwidget>
   <class>PropertyEditorWidget</class>
   <extends>QTreeWidget</extends>
   <header>cadnano.views.propertyview.propertyeditorwidget.h</header>
  </customwidget>
  <customwidget>
   <class>SimDockWidget</class>
   <extends>QDockWidget</extends>
   <header>cadnano.views.simview.simdockwidget.h</header>
   <container>1</container>
  </customwidget>
  <customwidget>
   <class>ConsoleOutput</class>
   <extends>QPlainTextEdit</extends>
   <header>cadnano.views.consoleview.consoleoutput.h</header>
  </customwidget>
  <customwidget>
   <class>ConsoleInput</class>
   <extends>QPlainTextEdit</extends>
   <header>cadnano.views.consoleview.consoleinput.h</header>
  </customwidget>
  <customwidget>
   <class>ConsoleRootWidget</class>
   <extends>QWidget</extends>
   <header>cadnano.views.consoleview.consolerootwidget.h</header>
   <container>1</container>
  </customwidget>
 </customwidgets>
 <resources>
  <include location="cadnano.gui.mainwindow.icons.qrc"/>
 </resources>
 <connections>
  <connection>
   <sender>action_close</sender>
   <signal>triggered()</signal>
   <receiver>MainWindow</receiver>
   <slot>close()</slot>
   <hints>
    <hint type="sourcelabel">
     <x>-1</x>
     <y>-1</y>
    </hint>
    <hint type="destinationlabel">
     <x>741</x>
     <y>506</y>
    </hint>
   </hints>
  </connection>
 </connections>
</ui>
